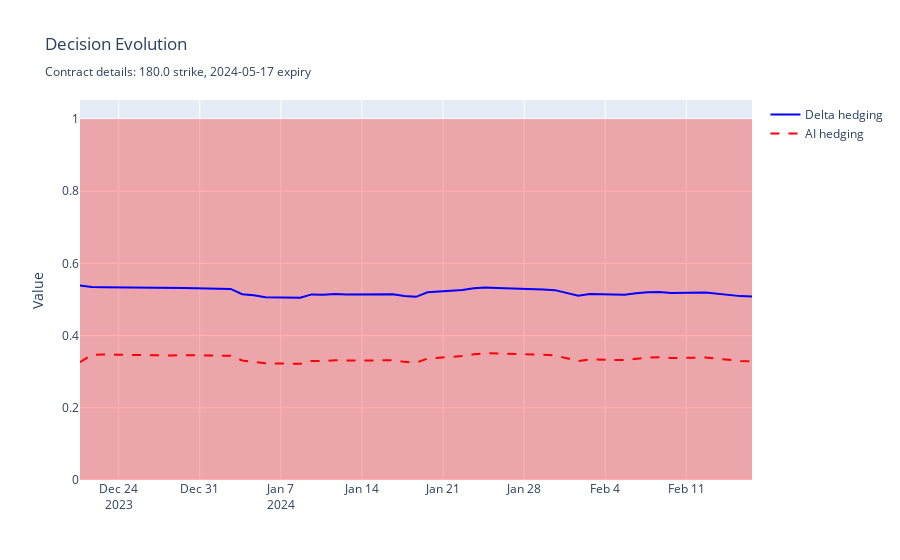
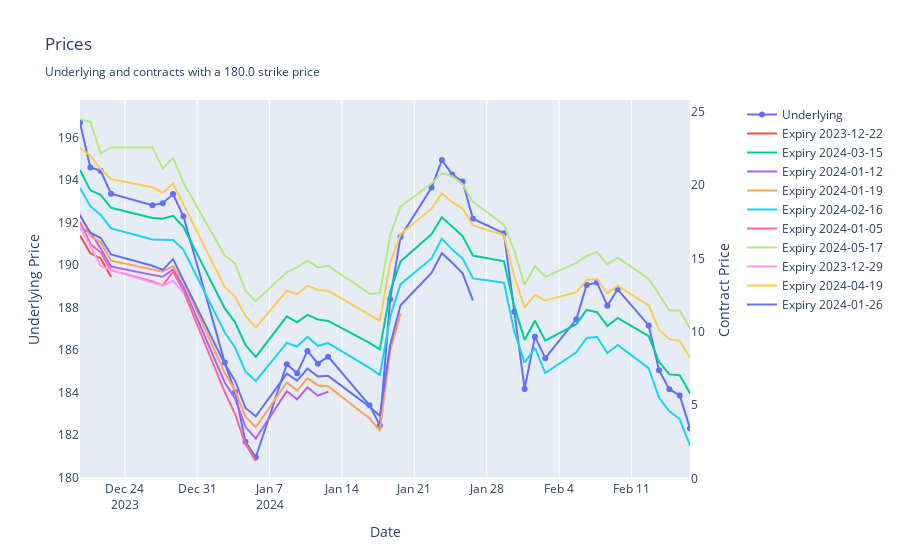
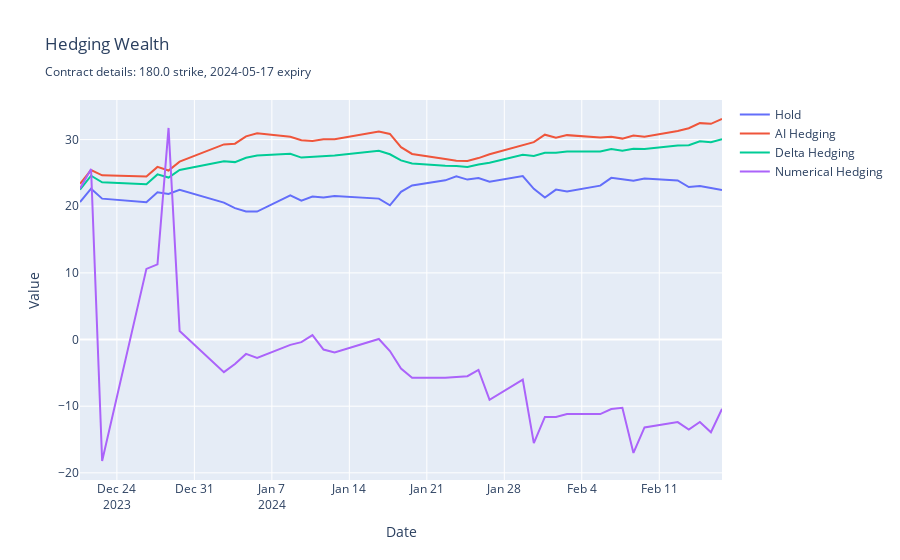
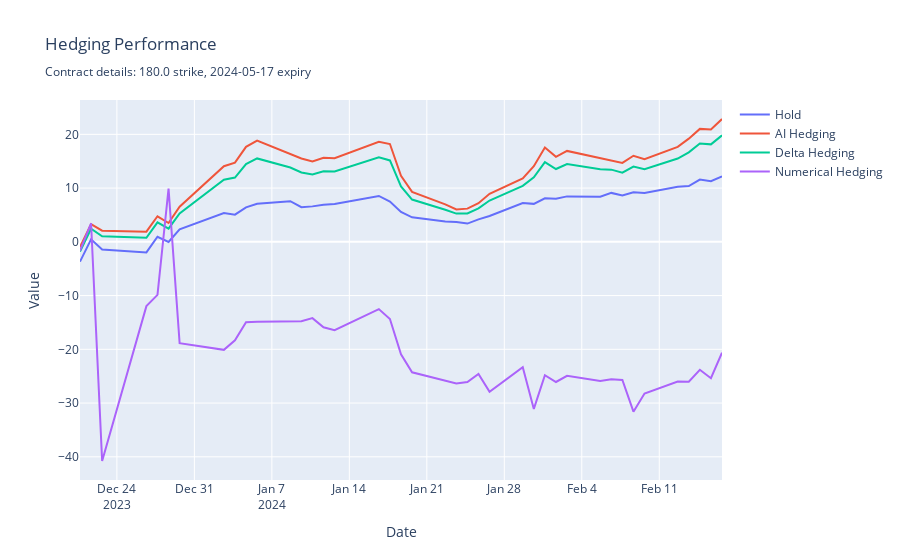

Write notebook code for charts like these, in order.
### Markdown cell above
# Test the Model

This final cell plots some performance metrics for a specific contract.

### Code cell
model.research_test(strike_level=-1, start=start_date, end=end_date)
